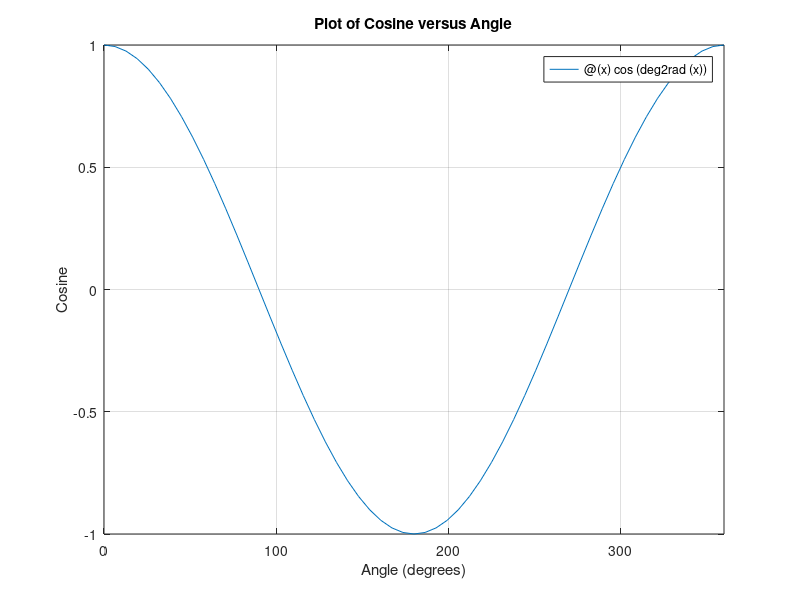

The MATLAB source for this figure:
% EOC Problem 5.7 - Jeffrey Laederach

% Define the range of angles in degrees
angles_degrees = 0:1:360;

% Initialize an empty array to store cosine values
cos_values = zeros(size(angles_degrees));

% Calculate cosine values for each angle
for i = 1:length(angles_degrees)
    angle_deg = angles_degrees(i);
    angle_rad = deg2rad(angle_deg); % Convert angle from degrees to radians
    cos_values(i) = cos(angle_rad);
end

% Plot the graph
fplot(@(x) cos(deg2rad(x)), [0, 360]); % Plot cosine function over the range
xlabel('Angle (degrees)');
ylabel('Cosine');
title('Plot of Cosine versus Angle');
grid on;